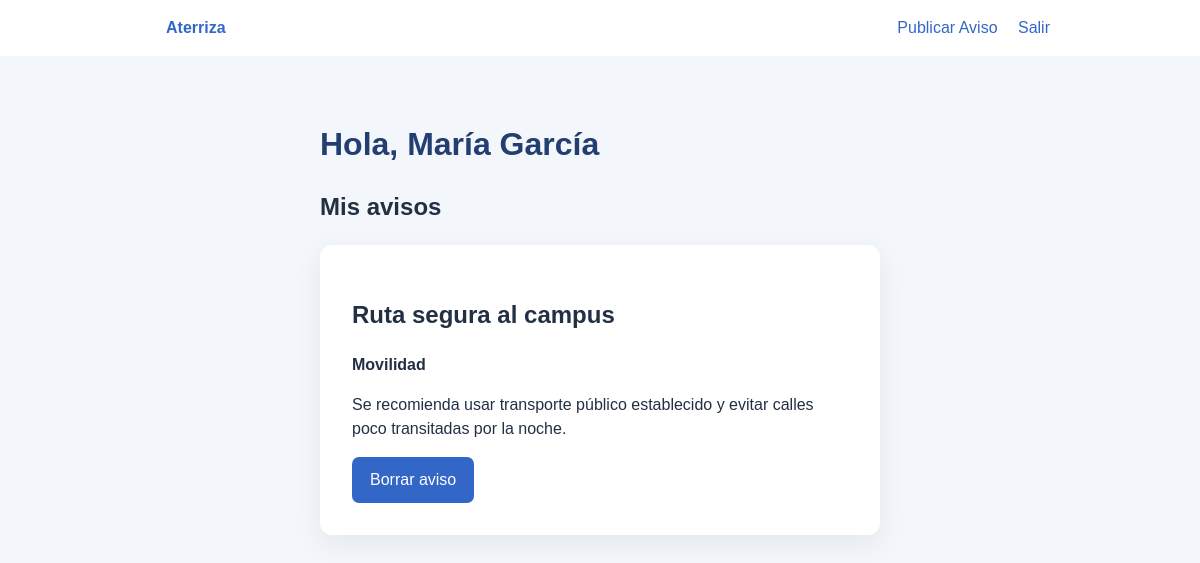
The page /panel_guia.php (signed in) on the database its author committed.
### tables this page shows
CREATE TABLE avisos (
    id INT AUTO_INCREMENT PRIMARY KEY,
    guia_id INT NOT NULL,
    titulo VARCHAR(150) NOT NULL,
    categoria VARCHAR(100) NOT NULL,
    contenido TEXT NOT NULL,
    whatsapp VARCHAR(20) NOT NULL,
    fecha TIMESTAMP NOT NULL DEFAULT CURRENT_TIMESTAMP,
    FOREIGN KEY (guia_id) REFERENCES usuarios(id)
);

### public/panel_guia.php (the view, shortened to what this page needs)
<?php
require __DIR__ . '/../config/db.php';
$guiaId = (int) $_SESSION['usuario_id'];
$stmt = $pdo->prepare(
    'SELECT id, titulo, categoria, contenido, whatsapp, fecha
     FROM avisos WHERE guia_id = ? ORDER BY fecha DESC'
);
$stmt->execute([$guiaId]);
$avisos = $stmt->fetchAll(PDO::FETCH_ASSOC);
$esc = static fn($valor) => htmlspecialchars($valor, ENT_QUOTES, 'UTF-8');
?>
<!doctype html>
<html lang="es">
<head>
    <link rel="stylesheet" href="style.css">
</head>
<body>
<nav>
    <a href="index.php"><strong>Aterriza</strong></a>
    <div>
        <a href="avisos_guia.php">Publicar Aviso</a>
        <a href="logout.php">Salir</a>
    </div>
</nav>
<main>
    <h1>Hola, <?= $esc($_SESSION['nombre']) ?></h1>
    <h2>Mis avisos</h2>
    <?php if (!$avisos): ?>
        <p>No has publicado avisos.</p>
    <?php else: ?>
        <div class="grid">
            <?php foreach ($avisos as $aviso): ?>
                <section class="card">
                    <h2><?= $esc($aviso['titulo']) ?></h2>
                    <p><strong><?= $esc($aviso['categoria']) ?></strong></p>
                    <p><?= nl2br($esc($aviso['contenido'])) ?></p>
                    <form method="post">
                        <button type="submit">Borrar aviso</button>
                    </form>
                </section>
            <?php endforeach; ?>
        </div>
    <?php endif; ?>
</main>
</body>
</html>

### public/style.css (style rules this page uses)
* { box-sizing: border-box; }
body { margin: 0; color: #233044; background: #f3f6fa; font: 16px/1.5 Arial, sans-serif; }
nav { display: flex; justify-content: space-between; align-items: center; padding: 16px max(5%, calc((100% - 900px) / 2)); background: #fff; }
nav a { margin-left: 16px; }
a { color: #3267c8; text-decoration: none; }
main { width: min(100% - 32px, 560px); margin: 64px auto; }
.grid { display: grid; grid-template-columns: repeat(auto-fit, minmax(230px, 1fr)); gap: 16px; }
.card { padding: 32px; background: #fff; border-radius: 12px; box-shadow: 0 8px 28px #23304412; }
h1 { margin-top: 0; color: #233f71; }
.button, button { display: inline-block; padding: 11px 18px; color: #fff; background: #3267c8; border: 0; border-radius: 7px; font: inherit; cursor: pointer; }

### rows shown on the page
avisos: titulo "Ruta segura al campus", categoria "Movilidad", contenido "Se recomienda usar transporte público establecido y evitar calles poco transitadas por la noche."

### other values the page prints
$esc($_SESSION['nombre']) "María García"
